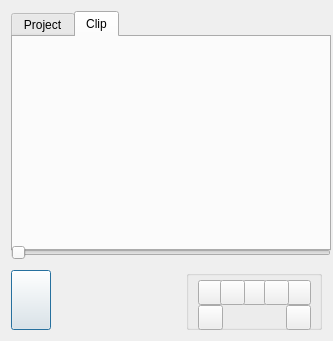
<?xml version="1.0" encoding="UTF-8"?>
<ui version="4.0">
 <class>ClipPreviewWidget</class>
 <widget class="QDialog" name="ClipPreviewWidget">
  <property name="windowModality">
   <enum>Qt::ApplicationModal</enum>
  </property>
  <property name="geometry">
   <rect>
    <x>0</x>
    <y>0</y>
    <width>333</width>
    <height>341</height>
   </rect>
  </property>
  <property name="sizePolicy">
   <sizepolicy hsizetype="Ignored" vsizetype="Ignored">
    <horstretch>0</horstretch>
    <verstretch>0</verstretch>
   </sizepolicy>
  </property>
  <property name="minimumSize">
   <size>
    <width>328</width>
    <height>340</height>
   </size>
  </property>
  <property name="windowTitle">
   <string>Dialog</string>
  </property>
  <property name="sizeGripEnabled">
   <bool>false</bool>
  </property>
  <layout class="QGridLayout" name="gridLayout">
   <item row="0" column="0">
    <widget class="QTabWidget" name="tabWidget">
     <property name="sizePolicy">
      <sizepolicy hsizetype="Expanding" vsizetype="Expanding">
       <horstretch>0</horstretch>
       <verstretch>0</verstretch>
      </sizepolicy>
     </property>
     <property name="minimumSize">
      <size>
       <width>320</width>
       <height>240</height>
      </size>
     </property>
     <property name="tabPosition">
      <enum>QTabWidget::North</enum>
     </property>
     <property name="currentIndex">
      <number>1</number>
     </property>
     <widget class="QWidget" name="ProjectTab">
      <attribute name="title">
       <string>Project</string>
      </attribute>
     </widget>
     <widget class="QWidget" name="ClipTab">
      <attribute name="title">
       <string>Clip</string>
      </attribute>
      <layout class="QGridLayout" name="gridLayout_2">
       <item row="0" column="0">
        <widget class="QWidget" name="clipRenderWidget" native="true"/>
       </item>
      </layout>
     </widget>
    </widget>
   </item>
   <item row="1" column="0">
    <widget class="Slider" name="seekSlider">
     <property name="sizePolicy">
      <sizepolicy hsizetype="Preferred" vsizetype="Preferred">
       <horstretch>0</horstretch>
       <verstretch>0</verstretch>
      </sizepolicy>
     </property>
     <property name="minimumSize">
      <size>
       <width>320</width>
       <height>23</height>
      </size>
     </property>
     <property name="orientation">
      <enum>Qt::Horizontal</enum>
     </property>
    </widget>
   </item>
   <item row="2" column="0">
    <layout class="QHBoxLayout" name="horizontalLayout">
     <item>
      <widget class="QPushButton" name="pushButtonPlay">
       <property name="sizePolicy">
        <sizepolicy hsizetype="Minimum" vsizetype="Minimum">
         <horstretch>0</horstretch>
         <verstretch>0</verstretch>
        </sizepolicy>
       </property>
       <property name="text">
        <string/>
       </property>
       <property name="icon">
        <iconset resource="../../../ressources.qrc">
         <normaloff>:/images/play</normaloff>:/images/play</iconset>
       </property>
       <property name="iconSize">
        <size>
         <width>32</width>
         <height>32</height>
        </size>
       </property>
      </widget>
     </item>
     <item>
      <spacer name="horizontalSpacer">
       <property name="orientation">
        <enum>Qt::Horizontal</enum>
       </property>
       <property name="sizeHint" stdset="0">
        <size>
         <width>40</width>
         <height>20</height>
        </size>
       </property>
      </spacer>
     </item>
     <item>
      <widget class="QGroupBox" name="groupBoxButton">
       <property name="sizePolicy">
        <sizepolicy hsizetype="Fixed" vsizetype="Fixed">
         <horstretch>0</horstretch>
         <verstretch>0</verstretch>
        </sizepolicy>
       </property>
       <property name="minimumSize">
        <size>
         <width>136</width>
         <height>60</height>
        </size>
       </property>
       <property name="title">
        <string/>
       </property>
       <widget class="QPushButton" name="pushButton">
        <property name="geometry">
         <rect>
          <x>56</x>
          <y>10</y>
          <width>25</width>
          <height>25</height>
         </rect>
        </property>
        <property name="sizePolicy">
         <sizepolicy hsizetype="Fixed" vsizetype="Fixed">
          <horstretch>0</horstretch>
          <verstretch>0</verstretch>
         </sizepolicy>
        </property>
        <property name="text">
         <string/>
        </property>
       </widget>
       <widget class="QPushButton" name="pushButton_2">
        <property name="geometry">
         <rect>
          <x>12</x>
          <y>10</y>
          <width>25</width>
          <height>25</height>
         </rect>
        </property>
        <property name="sizePolicy">
         <sizepolicy hsizetype="Fixed" vsizetype="Fixed">
          <horstretch>0</horstretch>
          <verstretch>0</verstretch>
         </sizepolicy>
        </property>
        <property name="text">
         <string/>
        </property>
       </widget>
       <widget class="QPushButton" name="pushButton_3">
        <property name="geometry">
         <rect>
          <x>34</x>
          <y>10</y>
          <width>25</width>
          <height>25</height>
         </rect>
        </property>
        <property name="sizePolicy">
         <sizepolicy hsizetype="Fixed" vsizetype="Fixed">
          <horstretch>0</horstretch>
          <verstretch>0</verstretch>
         </sizepolicy>
        </property>
        <property name="text">
         <string/>
        </property>
       </widget>
       <widget class="QPushButton" name="pushButton_4">
        <property name="geometry">
         <rect>
          <x>100</x>
          <y>10</y>
          <width>25</width>
          <height>25</height>
         </rect>
        </property>
        <property name="sizePolicy">
         <sizepolicy hsizetype="Fixed" vsizetype="Fixed">
          <horstretch>0</horstretch>
          <verstretch>0</verstretch>
         </sizepolicy>
        </property>
        <property name="text">
         <string/>
        </property>
       </widget>
       <widget class="QPushButton" name="pushButton_5">
        <property name="geometry">
         <rect>
          <x>78</x>
          <y>10</y>
          <width>25</width>
          <height>25</height>
         </rect>
        </property>
        <property name="sizePolicy">
         <sizepolicy hsizetype="Fixed" vsizetype="Fixed">
          <horstretch>0</horstretch>
          <verstretch>0</verstretch>
         </sizepolicy>
        </property>
        <property name="text">
         <string/>
        </property>
       </widget>
       <widget class="QPushButton" name="pushButton_11">
        <property name="geometry">
         <rect>
          <x>12</x>
          <y>35</y>
          <width>25</width>
          <height>25</height>
         </rect>
        </property>
        <property name="sizePolicy">
         <sizepolicy hsizetype="Fixed" vsizetype="Fixed">
          <horstretch>0</horstretch>
          <verstretch>0</verstretch>
         </sizepolicy>
        </property>
        <property name="text">
         <string/>
        </property>
       </widget>
       <widget class="QPushButton" name="pushButton_12">
        <property name="geometry">
         <rect>
          <x>100</x>
          <y>35</y>
          <width>25</width>
          <height>25</height>
         </rect>
        </property>
        <property name="sizePolicy">
         <sizepolicy hsizetype="Fixed" vsizetype="Fixed">
          <horstretch>0</horstretch>
          <verstretch>0</verstretch>
         </sizepolicy>
        </property>
        <property name="text">
         <string/>
        </property>
       </widget>
      </widget>
     </item>
    </layout>
   </item>
  </layout>
 </widget>
 <customwidgets>
  <customwidget>
   <class>Slider</class>
   <extends>QSlider</extends>
   <header>Slider.h</header>
  </customwidget>
 </customwidgets>
 <resources>
  <include location="../../../ressources.qrc"/>
 </resources>
 <connections/>
</ui>
